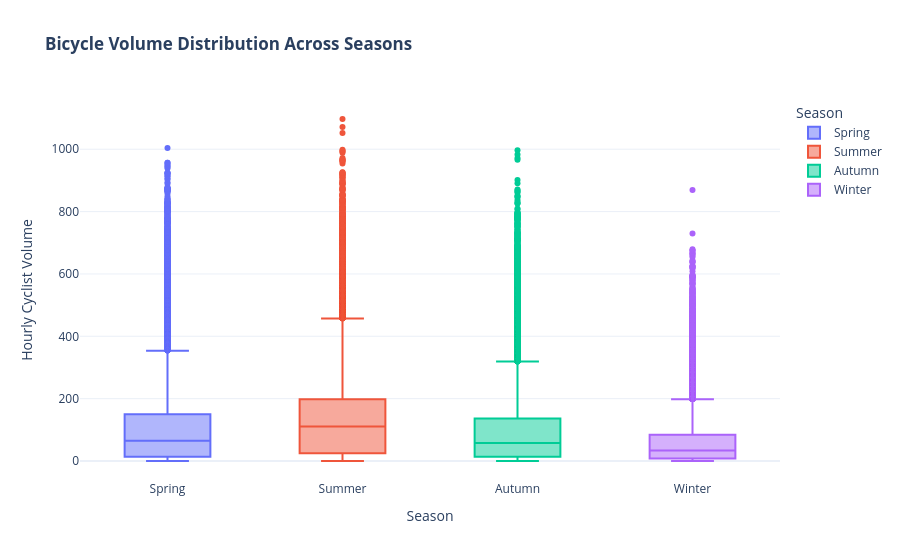

Notebook code cell kept with this figure:
### Code cell
# Seasonal distribution boxplot
fig_season = px.box(
    df_cleaned, 
    x='Season', 
    y='Total_Count', 
    color='Season',
    category_orders={'Season': ['Spring', 'Summer', 'Autumn', 'Winter']},
    title='<b>Bicycle Volume Distribution Across Seasons</b>',
    labels={'Total_Count': 'Hourly Cyclist Volume', 'Season': 'Season'},
    template='plotly_white'
)

fig_season.show()

### Figure 1 — Plotly figure (JSON) as saved in the notebook; plotly's stock layout.template omitted (floating-point values rounded to 4 significant figures; data arrays with more than 128 entries replaced by an {"elided": "..."} marker saying what was removed)
{"data": [{"alignmentgroup": "True", "hovertemplate": "Season=%{x}<br>Hourly Cyclist Volume=%{y}<extra></extra>", "legendgroup": "Spring", "marker": {"color": "#636efa"}, "name": "Spring", "notched": false, "offsetgroup": "Spring", "orientation": "v", "showlegend": true, "type": "box", "x": {"elided": "26496 str values"}, "x0": " ", "xaxis": "x", "y": {"elided": "26496 float values"}, "y0": " ", "yaxis": "y"}, {"alignmentgroup": "True", "hovertemplate": "Season=%{x}<br>Hourly Cyclist Volume=%{y}<extra></extra>", "legendgroup": "Summer", "marker": {"color": "#EF553B"}, "name": "Summer", "notched": false, "offsetgroup": "Summer", "orientation": "v", "showlegend": true, "type": "box", "x": {"elided": "26496 str values"}, "x0": " ", "xaxis": "x", "y": {"elided": "26496 float values"}, "y0": " ", "yaxis": "y"}, {"alignmentgroup": "True", "hovertemplate": "Season=%{x}<br>Hourly Cyclist Volume=%{y}<extra></extra>", "legendgroup": "Autumn", "marker": {"color": "#00cc96"}, "name": "Autumn", "notched": false, "offsetgroup": "Autumn", "orientation": "v", "showlegend": true, "type": "box", "x": {"elided": "27624 str values"}, "x0": " ", "xaxis": "x", "y": {"elided": "27624 float values"}, "y0": " ", "yaxis": "y"}, {"alignmentgroup": "True", "hovertemplate": "Season=%{x}<br>Hourly Cyclist Volume=%{y}<extra></extra>", "legendgroup": "Winter", "marker": {"color": "#ab63fa"}, "name": "Winter", "notched": false, "offsetgroup": "Winter", "orientation": "v", "showlegend": true, "type": "box", "x": {"elided": "28152 str values"}, "x0": " ", "xaxis": "x", "y": {"elided": "28152 float values"}, "y0": " ", "yaxis": "y"}], "layout": {"boxmode": "overlay", "legend": {"title": {"text": "Season"}, "tracegroupgap": 0}, "title": {"text": "<b>Bicycle Volume Distribution Across Seasons</b>"}, "xaxis": {"anchor": "y", "categoryarray": ["Spring", "Summer", "Autumn", "Winter"], "categoryorder": "array", "domain": [0, 1], "title": {"text": "Season"}}, "yaxis": {"anchor": "x", "domain": [0, 1], "title": {"text": "Hourly Cyclist Volume"}}}}
